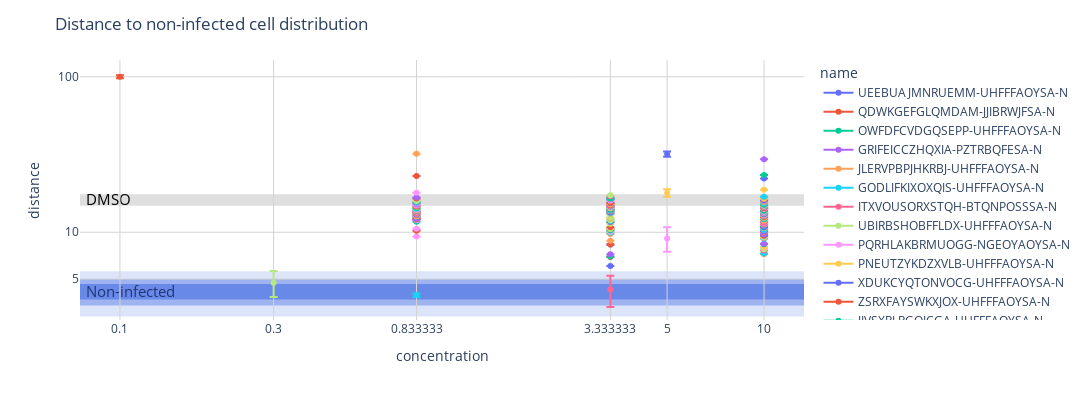

The cell this chart's notebook holds for it:
### Markdown cell above
##### Analog

### Code cell
# Extract analogs
analog_id = one_conc_type[one_conc_type['type'] == 'analog']['batch_id'].to_list()
analogs = one_conc_drugs[one_conc_drugs['batch_id'].isin(analog_id)].copy()

# Concatenate with control
selected_compounds = pd.concat([analogs, antiviral_control, cp_control])

plot_compounds_interactive(selected_compounds, dmso)
